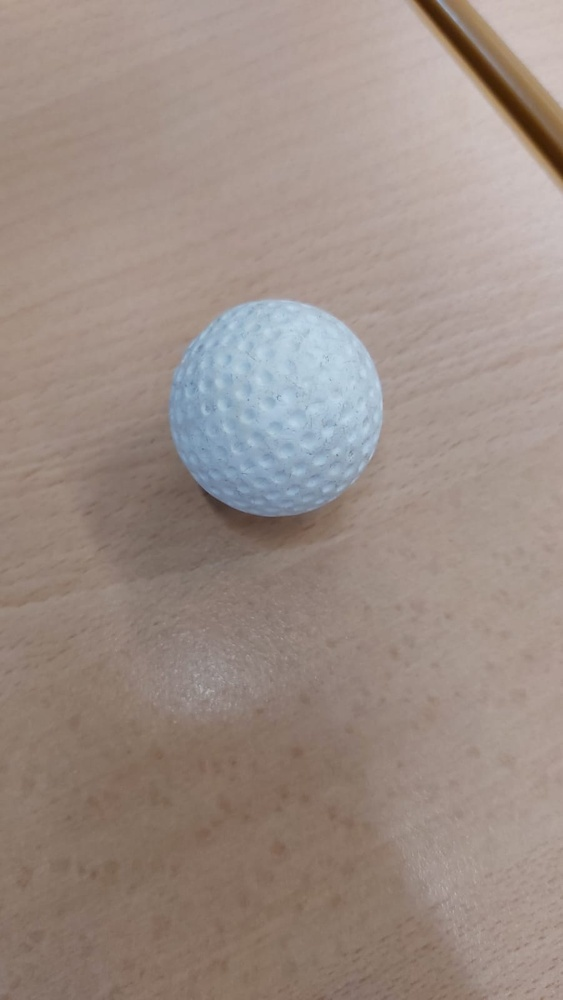
#> input picture BallDetection/test.jpg, 563 x 1000 px, shrunk from 901 x 1600 before the run, given in place of the camera
$ python test10_2.py
#> lines starting #> are read from the running program, lines starting #| are printed output that depends on the picture; after the words box and inside, x2 and y2 are one past the last pixel; in counts of white or black regions, pixels touching at a corner belong together
import cv2
import numpy as np

# Load the video capture device (i.e., the webcam)
cap = cv2.VideoCapture(0)

# Define the color and thickness of the circle around the ball
circle_color = (0, 0, 255)  # red color
circle_thickness = 2

# Define thresholds
color_threshold = 15  # Maximum allowable difference in BGR values
min_consecutive_frames = 6  # Minimum frames to consider a circle initially
max_missed_frames = 0  # Maximum allowed missed frames before discarding a circle

# Initialize variables for tracking
consecutive_frames = {}  # Dictionary to store frame counts and missed frames
tracked_circles = set()  # Set to store circles currently being tracked
y_starting_point = cap.get(4)/3 # Starting point to filter circles in the top third of the image
while True:
    # Capture a frame from the webcam
    ret, frame = cap.read()
#> frame is the input picture: shape (1000, 563, 3); mean B, G, R 133.2, 141.1, 156

    # Convert frame to grayscale for adaptive thresholding (temporary)
    gray = cv2.cvtColor(frame, cv2.COLOR_BGR2GRAY)
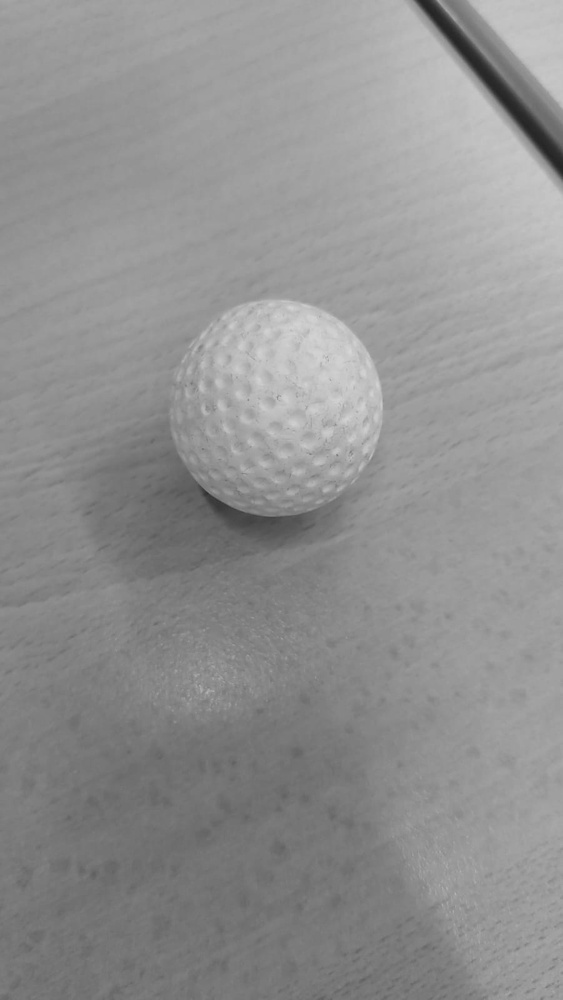
#> gray: shape (1000, 563); min 36, max 215, mean 144.6

    # Apply adaptive thresholding
    thresh = cv2.adaptiveThreshold(gray, 255, cv2.ADAPTIVE_THRESH_MEAN_C, cv2.THRESH_BINARY, 51, 2)
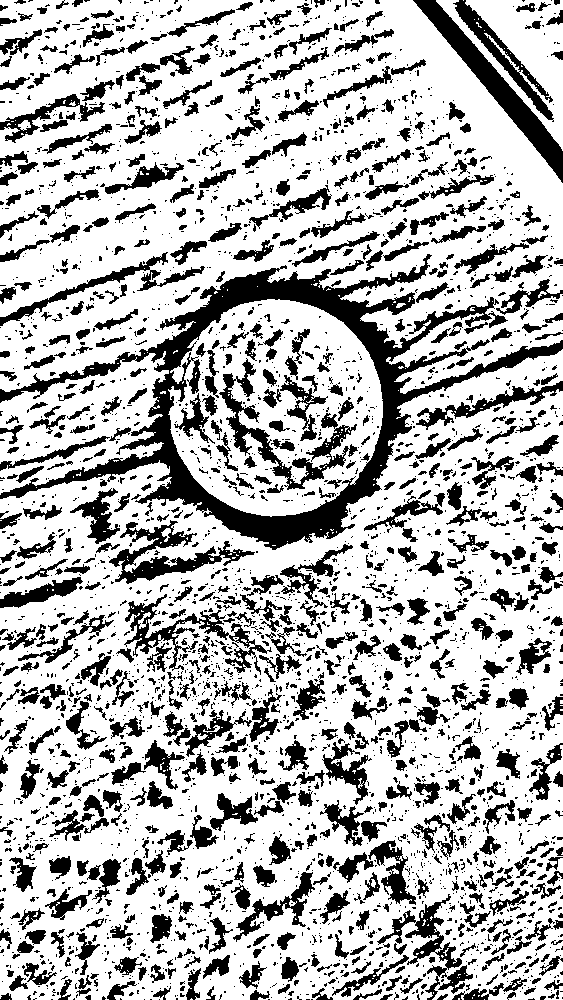
#> thresh: shape (1000, 563); 71.9% white; 3319 black regions (2468 under 20 px), largest, box (x1, y1, x2, y2) and area: (0, 254, 563, 550) 25035, (413, 0, 563, 183) 4197, (219, 358, 358, 490) 3283

    # Apply Gaussian blur on the thresholded image
    blurred = cv2.GaussianBlur(thresh, (5, 5), 0)
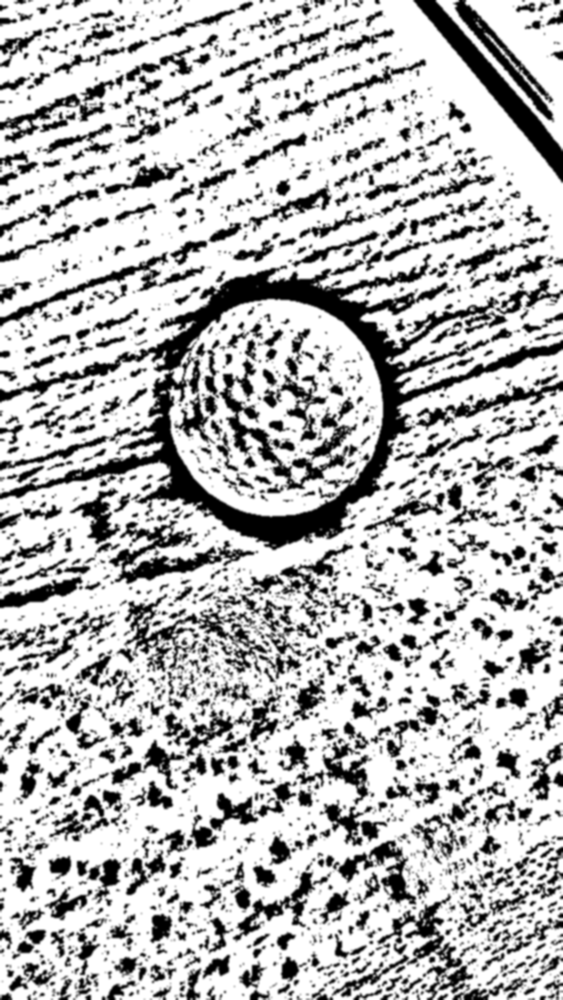
#> blurred: shape (1000, 563); min 0, max 255, mean 183.5

    # Detect circles using Hough transform on the blurred thresholded image
    circles = cv2.HoughCircles(blurred, cv2.HOUGH_GRADIENT, 1, 50, param1=90, param2=30, minRadius=0, maxRadius=75)
#> circles = 114 rows, first 8: [155.5, 592.5, 72.2], [339.5, 649.5, 74.4], [442.5, 925.5, 61.2], [254.5, 434.5, 74.4], [334.5, 900.5, 72.2], [208.5, 577.5, 74.4], [294.5, 560.5, 72.2], [404.5, 778.5, 74.4]

    """
    #If circles are detected, draw a red circle around the largest one
    if circles is not None:
        circles = np.round(circles[0, :]).astype("int")
        for (x, y, r) in circles:
            if r > 10: # ignore small circles that are not likely to be a ball
                # Draw the circle on the frame
                cv2.circle(frame, (x, y), r, circle_color, circle_thickness)
    """
    # Update tracking information (pre-color check)
    if circles is not None:
        circles = np.round(circles[0, :]).astype("int")
#> circles = 114 rows, first 8: [156, 592, 72], [340, 650, 74], [442, 926, 61], [254, 434, 74], [334, 900, 72], [208, 578, 74], [294, 560, 72], [404, 778, 74]
        for (x, y, r) in circles:
            if (r > 10) & (y > y_starting_point):  # Ignore small circles and circles below the starting point
                circle_key = (x, y, r)

                # Check if circle is newly detected or already tracked
                if circle_key not in tracked_circles:
                    consecutive_frames[circle_key] = 1
                    tracked_circles.add(circle_key)
                else:
                    consecutive_frames[circle_key] = min(consecutive_frames[circle_key] + 1, min_consecutive_frames)
#> this loop made 114 passes
#> (x, y, r) on passes 1 to 12: (156, 592, 72), (340, 650, 74), (442, 926, 61), (254, 434, 74), (334, 900, 72), (208, 578, 74), (294, 560, 72), (404, 778, 74), (74, 604, 74), (76, 492, 74), (174, 712, 59), (384, 918, 68)
#> circle_key on passes 61, 62, 64, 65, 66, 68: (412, 966, 31), (482, 960, 29), (320, 794, 48), (334, 370, 40), (300, 610, 29), (108, 960, 38)
#> after the loop, consecutive_frames = 85 items; tracked_circles = 85 items

    # Filter circles based on consecutive detection and missed frames
    valid_circles = []
    for circle_key in tracked_circles.copy():
        # Check if circle has been consistently detected or missed too many frames
        if consecutive_frames.get(circle_key, 0) >= min_consecutive_frames or \
                consecutive_frames.get(circle_key, 0) <= 0:
            tracked_circles.remove(circle_key)
            consecutive_frames.pop(circle_key, None)
        else:
            consecutive_frames[circle_key] -= 1  # Decrement missed frames counter
            valid_circles.append(circle_key)  # Unpack circle info
#> this loop made 85 passes
#> circle_key on passes 1 to 12: (422, 402, 26), (218, 740, 21), (404, 574, 74), (394, 632, 29), (208, 578, 74), (154, 466, 71), (24, 416, 23), (454, 800, 38), (16, 614, 22), (320, 794, 48), (262, 878, 68), (334, 370, 40)
#> after the loop, valid_circles = 85 items, first 6: (422, 402, 26), (218, 740, 21), (404, 574, 74), (394, 632, 29), (208, 578, 74), (154, 466, 71)

    # Apply color consistency check only to valid circles
    if valid_circles:
        for (x, y, r) in valid_circles:
            # Create a mask for the circle area
            mask = np.zeros_like(frame[:, :, 0], dtype="uint8")
            cv2.circle(mask, (x, y), r, 255, -1)

            # Apply the mask to extract color information within the circle
            masked_frame = cv2.bitwise_and(frame, frame, mask=mask)

            # Check color consistency using standard deviation
            color_variance = np.std(masked_frame.reshape(-1, 3), axis=0)
            if np.all(color_variance < color_threshold):
                # Draw the circle if color is consistent
                cv2.circle(frame, (x, y), r, circle_color, circle_thickness)
#> this loop made 85 passes
#> (x, y, r, color_variance) on passes 1 to 12: (422, 402, 26, [8.86, 9.28, 10.18]), (218, 740, 21, [4.85, 5.53, 6.55]), (404, 574, 74, [23.18, 24.71, 27.53]), (394, 632, 29, [8.88, 9.49, 10.61]), (208, 578, 74, [18.27, 19.6, 22.23]), (154, 466, 71, [20.33, 20.15, 21.33]), (24, 416, 23, [6.95, 7.56, 8.58]), (454, 800, 38, [12.19, 12.89, 14.39]), (16, 614, 22, [5.86, 6.43, 7.34]), (320, 794, 48, [11.14, 12.7, 15.05]), (262, 878, 68, [15.39, 17.69, 21.12]), (334, 370, 40, [20.3, 18.93, 17])
#> pass 1, `masked_frame = cv2.bitwise_and(frame, frame, mask=mask)`:
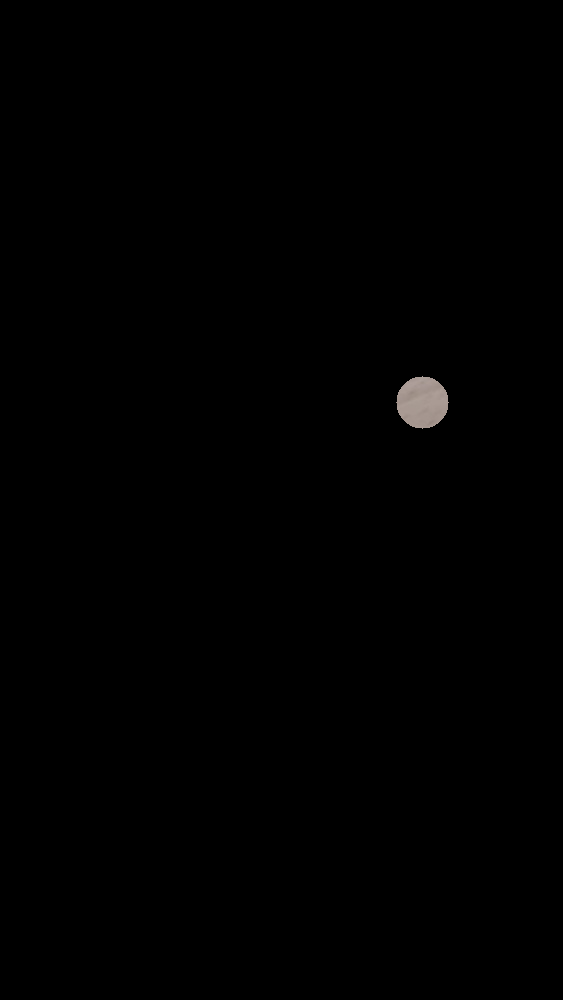
#> masked_frame: shape (1000, 563, 3); mean B, G, R 0.5, 0.6, 0.6
#> pass 3, `masked_frame = cv2.bitwise_and(frame, frame, mask=mask)`:
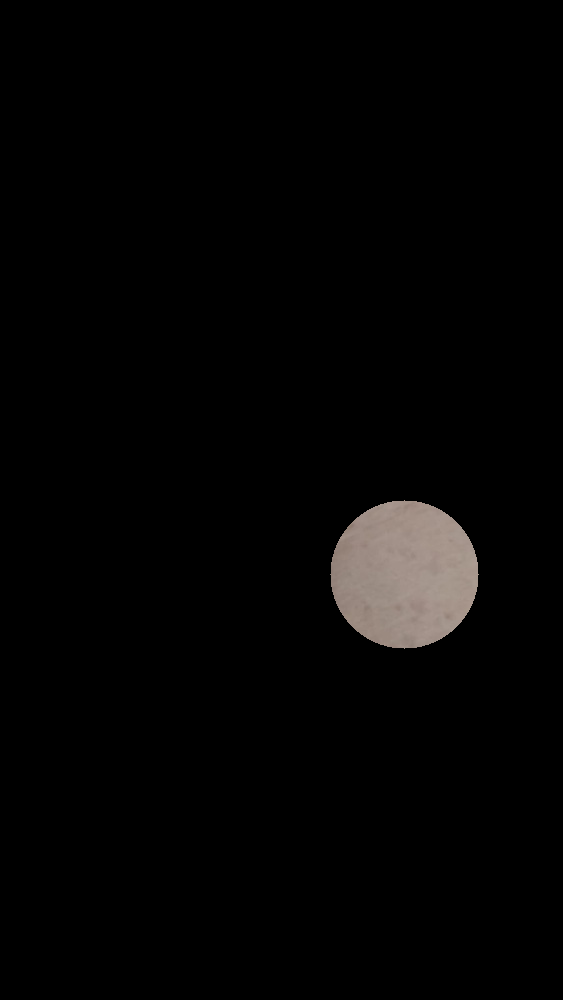
#> masked_frame: shape (1000, 563, 3); mean B, G, R 4.1, 4.4, 4.9
#> after the loop:
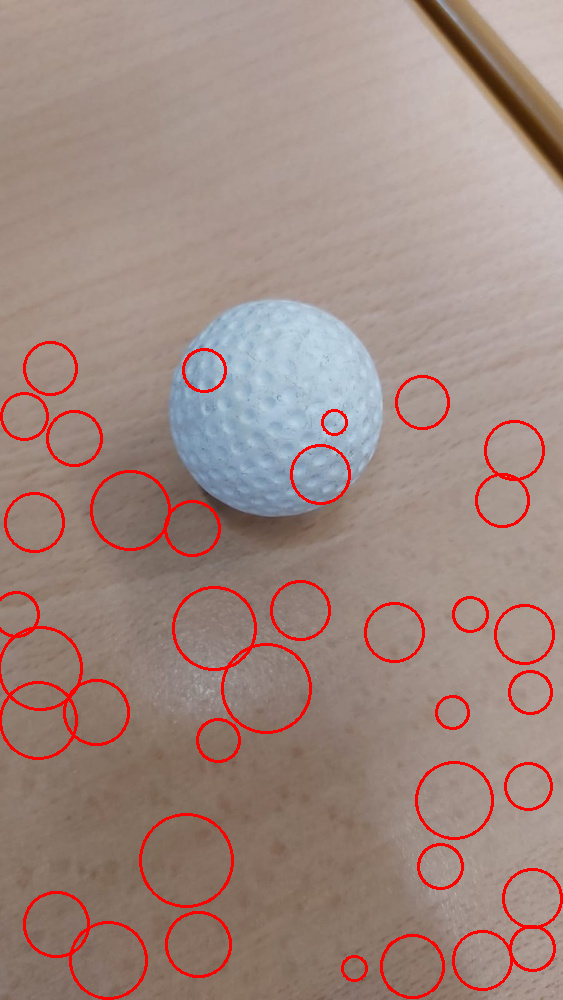
#> frame: shape (1000, 563, 3); 3.43% of pixels changed, all inside (x1, y1, x2, y2) = (0, 341, 563, 1000)
#> after the loop:
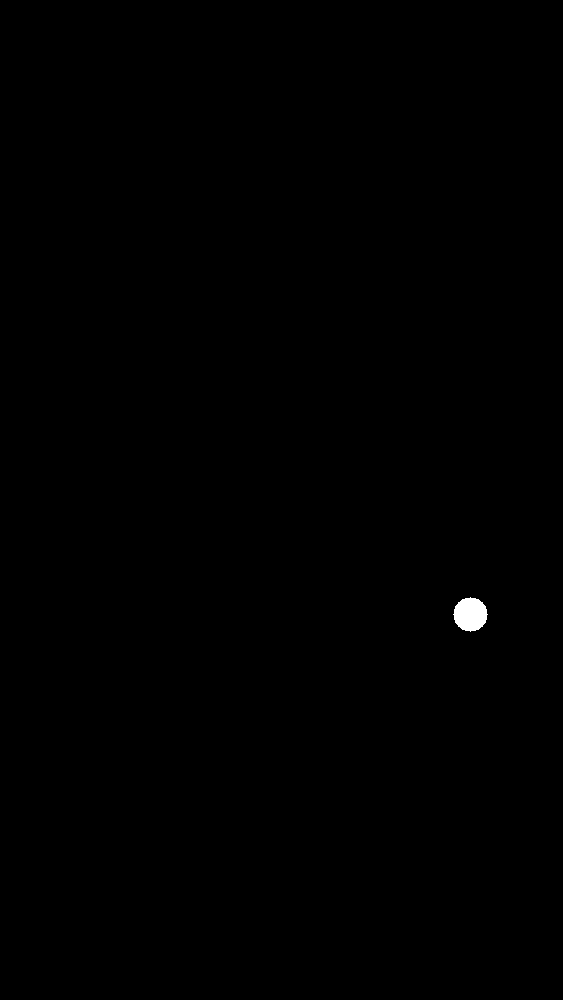
#> mask: shape (1000, 563); 0.16% white; 1 white region, box (x1, y1, x2, y2) and area: (453, 597, 488, 632) 901
                #print(y)

    #"""
    frame = thresh
    # Display the resulting frame
    cv2.imshow("Frame", frame)

    # Exit the loop if the user presses 'q' key
    if cv2.waitKey(1) & 0xFF == ord('q'):
#> (key q is pressed here)
        break

# Release the video capture device and destroy all windows
cap.release()
cv2.destroyAllWindows()

$ run again, on BallDetection/balltemplate.jpg
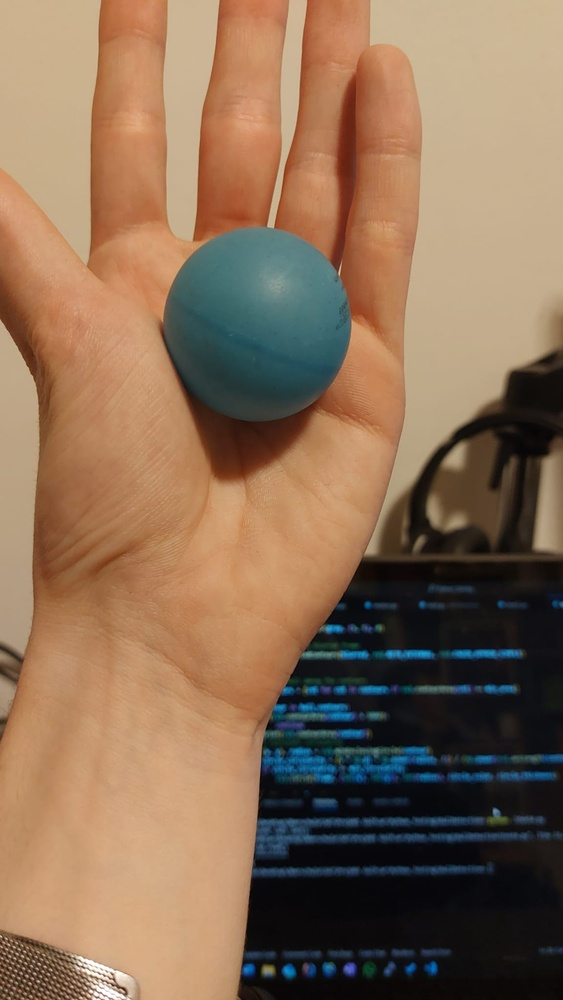
#> input picture BallDetection/balltemplate.jpg, 563 x 1000 px, shrunk from 1153 x 2048 before the run, given in place of the camera
#> frame is the input picture: shape (1000, 563, 3); mean B, G, R 86.1, 110, 137.7
#> `thresh = cv2.adaptiveThreshold(gray, 255, cv2.ADAPTIVE_THRESH_MEAN_C, ..`:
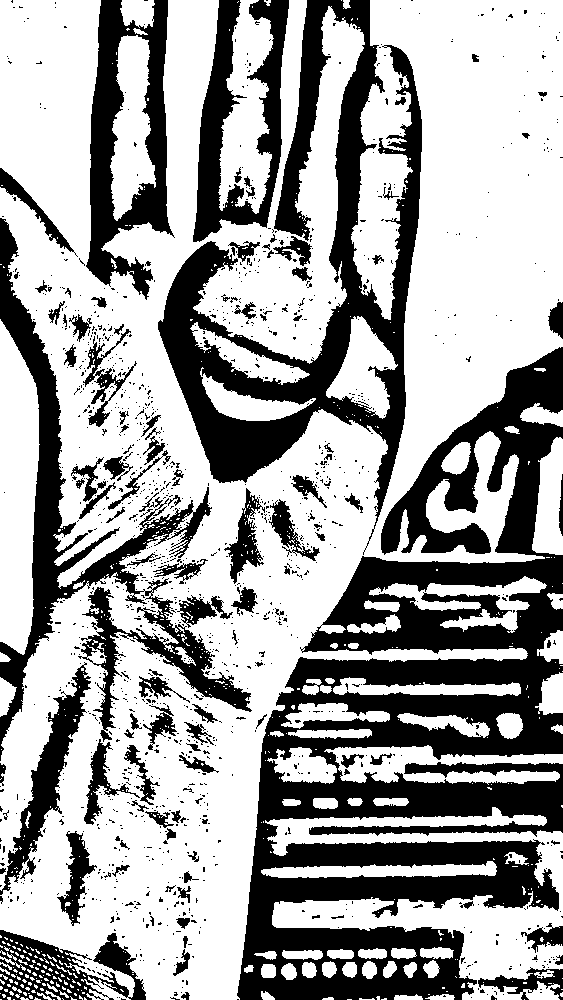
#> thresh: shape (1000, 563); 63.5% white; 1339 black regions (1219 under 20 px), largest, box (x1, y1, x2, y2) and area: (237, 347, 563, 1000) 91833, (158, 0, 422, 555) 37871, (0, 218, 252, 761) 20333
#> `circles = cv2.HoughCircles(blurred, cv2.HOUGH_GRADIENT, 1, 50, param1=..`: circles = 30 rows, first 8: [143.5, 667.5, 71.1], [210.5, 568.5, 74.4], [128.5, 542.5, 55.6], [66.5, 923.5, 71.1], [155.5, 757.5, 53.4], [108.5, 455.5, 50.1], [278.5, 311.5, 71.1], [121.5, 931.5, 65.5]
#> `circles = np.round(circles[0, :]).astype("int")`: circles = 30 rows, first 8: [144, 668, 71], [210, 568, 74], [128, 542, 56], [66, 924, 71], [156, 758, 53], [108, 456, 50], [278, 312, 71], [122, 932, 66]
#> the loop `for (x, y, r) in circles:` made 30 passes
#> after the loop `for (x, y, r) in circles:`: consecutive_frames = 26 items
#> the loop `for circle_key in tracked_circles.copy():` made 26 passes
#> circle_key on passes 1 to 8: (134, 856, 56), (354, 702, 27), (64, 356, 38), (56, 870, 35), (432, 538, 51), (210, 568, 74), (128, 542, 56), (266, 566, 36)
#> after the loop `for circle_key in tracked_circles.copy():`: valid_circles = 26 items, first 6: (134, 856, 56), (354, 702, 27), (64, 356, 38), (56, 870, 35), (432, 538, 51), (210, 568, 74)
#> the loop `for (x, y, r) in valid_circles:` made 26 passes
#> (x, y, r, color_variance) on passes 1 to 8: (134, 856, 56, [16.91, 21.95, 27.59]), (354, 702, 27, [5.28, 3.78, 1.52]), (64, 356, 38, [7.05, 10.35, 15.39]), (56, 870, 35, [9.53, 12.85, 16.71]), (432, 538, 51, [4.7, 6.67, 8.45]), (210, 568, 74, [16.84, 24.37, 33.65]), (128, 542, 56, [10.11, 15.26, 22.14]), (266, 566, 36, [8.8, 12.6, 17.16])
#> after the loop `for (x, y, r) in valid_circles:`:
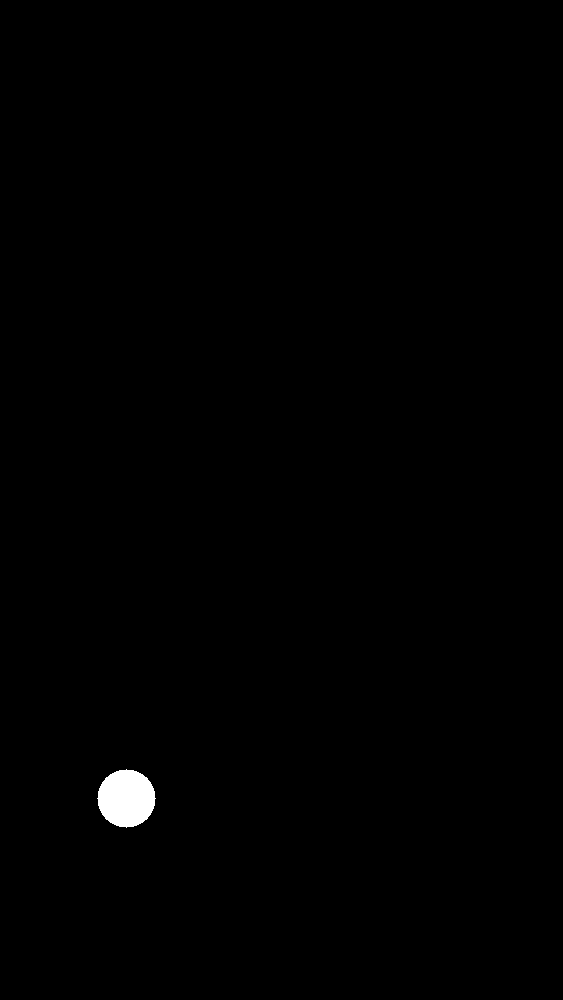
#> mask: shape (1000, 563); 0.47% white; 1 white region, box (x1, y1, x2, y2) and area: (97, 769, 156, 828) 2629
